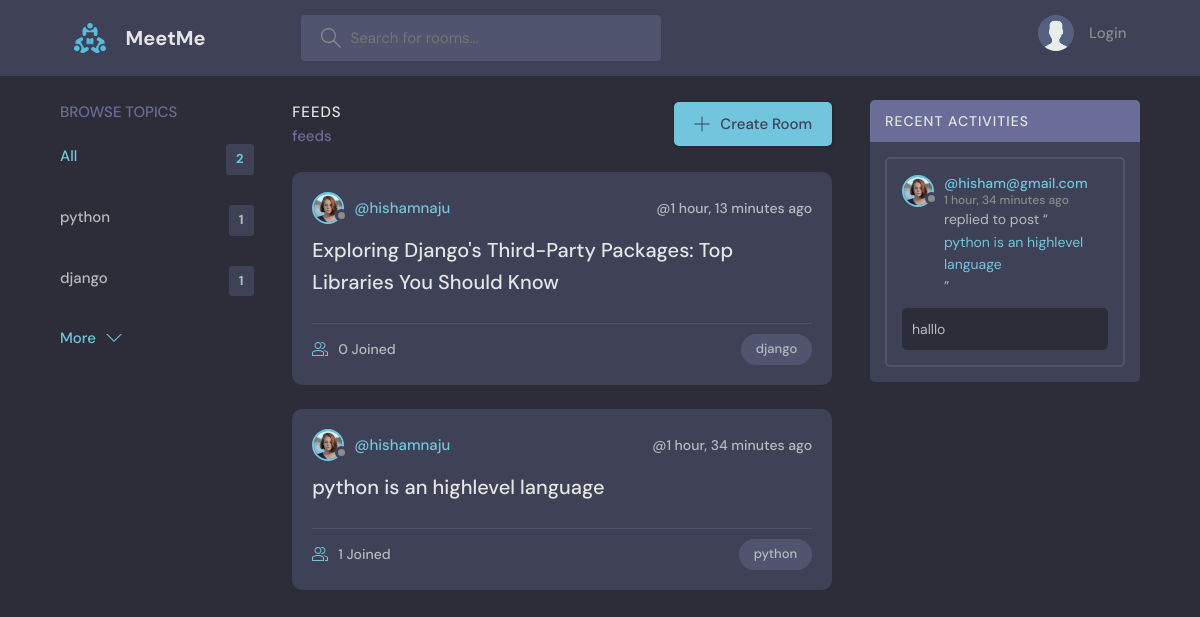
The page / on the database its author committed.
### base/models.py (models this page shows, shortened)
class Topic(models.Model):
    name = models.CharField(max_length=100)

class Room(models.Model):
    host = models.ForeignKey(User, on_delete=models.SET_NULL,null=True)
    topic = models.ForeignKey(Topic, on_delete=models.SET_NULL,null=True)
    name = models.CharField(max_length=200)
    participants = models.ManyToManyField(User,related_name='participants',blank=True)
    description = models.TextField(null=True, blank=True)
    updated = models.DateTimeField(auto_now=True)
    created = models.DateTimeField(auto_now_add=True)
    class Meta:
        ordering = ['-updated','-created']
    def __str__(self):
        return self.name

class User(AbstractUser):
    name = models.CharField(max_length=100,null=True)
    email = models.EmailField(unique=True,null=True)
    bio = models.TextField(null=True)
    avatar = models.ImageField(null=True,default="avatar.svg")
    USERNAME_FIELD ='email'
    REQUIRED_FIELDS = []

class Message(models.Model):
    user = models.ForeignKey(User, on_delete=models.CASCADE)
    room = models.ForeignKey(Room, on_delete=models.CASCADE)
    body = models.TextField()
    updated = models.DateTimeField(auto_now=True)
    created = models.DateTimeField(auto_now_add=True)
    class Meta:
        ordering = ['-updated','-created']
    def __str__(self):
        return self.body[0:50]

### base/views.py (the view)
# urls.py: path('',views.home,name="home"),
def home(request):
    q = request.GET.get('q') if request.GET.get('q') !=None else ''
    rooms = Rooms.objects.filter(Q(topic__name__icontains=q)| Q(name__icontains=q) | Q(description__icontains=q))
    topics = Topic.objects.all()[0:5]
    room_count = rooms.count()
    room_messages = Message.objects.filter(Q(room__topic__name__icontains=q))
    print(room_messages)
    context = {'rooms':rooms,'topics':topics ,'room_count':room_count,'room_messages':room_messages}
    return render(request,'base/home.html',context)

### base/templates/base/home.html (shortened to what this page needs)
{% extends 'main.html' %}
{% block content%}
    <main class="layout layout--3">
      <div class="container">
        {% include 'base/topiccomponent.html' %}
        <div class="roomList">
          <div class="roomList__header">
            <div>
              <h2>Feeds</h2>
              <p>{{rooms_count}} feeds</p>
            </div>
            <a class="btn btn--main" href="{% url 'createform' %}">
              <svg version="1.1" xmlns="http://www.w3.org/2000/svg" width="32" height="32" viewBox="0 0 32 32">
                <title>add</title>
                <path
                  d="M16.943 0.943h-1.885v14.115h-14.115v1.885h14.115v14.115h1.885v-14.115h14.115v-1.885h-14.115v-14.115z"
                ></path>
              </svg>
              Create Room
            </a>
          </div>
          {% include 'base/feedcomponent.html' %}
        </div>
        {% include 'base/activitycomponent.html' %}
      </div>
    </main>
{% endblock %}

### base/templates/base/topiccomponent.html
<div class="topics">
    <div class="topics__header">
      <h2>Browse Topics</h2>
    </div>
    <ul class="topics__list">
      <li>
        <a href="{% url 'home' %}" class="active">All <span>{{topics.count}}</span></a>
      </li>
      {% for topic in topics %}
      <li>
        <a href="{% url 'home' %}?q={{topic.name}}">{{topic.name}}<span>{{topic.room_set.all.count}}</span></a>
      </li>
      {% endfor%}
    </ul>
    <a class="btn btn--link" href="{% url 'topics' %}">
      More
      <svg version="1.1" xmlns="http://www.w3.org/2000/svg" width="32" height="32" viewBox="0 0 32 32">
        <title>chevron-down</title>
        <path d="M16 21l-13-13h-3l16 16 16-16h-3l-13 13z"></path>
      </svg>
    </a>
  </div>

### base/templates/base/feedcomponent.html (shortened to what this page needs)
{% for room in rooms %}
<div class="roomListRoom">
    <div class="roomListRoom__header">
      <a href="{% url 'profile' room.host.id %}" class="roomListRoom__author">
        <div class="avatar avatar--small">
          <img src="{{room.host.avatar.url}}" />
        </div>
        <span>@{{room.host.username}}</span>
      </a>
      <div class="roomListRoom__actions">
        <span>@{{room.created|timesince}} ago</span>
      </div>
    </div>
    <div class="roomListRoom__content">
      <a href="{% url 'room' room.id %}">{{room.name}}</a>
    </div>
    <div class="roomListRoom__meta">
      <a href="{% url 'room' room.id %}" class="roomListRoom__joined">
        {{room.participants.all.count}} Joined
      </a>
      <p class="roomListRoom__topic">{{room.topic.name}}</p>
    </div>
  </div>
  {% endfor %}

### base/templates/base/activitycomponent.html (shortened to what this page needs)
<div class="activities">
    <div class="activities__header">
      <h2>Recent Activities</h2>
    </div>
    {% for message in room_messages %}
    <div class="activities__box">
      <div class="activities__boxHeader roomListRoom__header">
        <a href="{% url 'profile' message.user.id %}" class="roomListRoom__author">
          <div class="avatar avatar--small">
            <img src="{{message.user.avatar.url}}" />
          </div>
          <p>
            @{{message.user}}
            <span>{{message.created | timesince}} ago</span>
          </p>
        </a>
      </div>
      <div class="activities__boxContent">
        <p>replied to post “<a href="{% url 'room' message.room.id %}">{{message.room}}</a>”</p>
        <div class="activities__boxRoomContent">
            {{message}}
        </div>
      </div>
    </div>
    {% endfor %}
  </div>

### rows shown on the page
Topic: name "python", room_set.all.count "1"
Topic: name "django", room_set.all.count "1"
Room: host.avatar (picture), host.username "hishamnaju", created "1 hour, 13 minutes", name "Exploring Django's Third-Party Packages: Top Libraries You Should Know", participants.all.count "0", topic.name "django"
Room: host.avatar (picture), host.username "hishamnaju", created "1 hour, 34 minutes", name "python is an highlevel language", participants.all.count "1", topic.name "python"
Message: user.avatar (picture), user "hisham@gmail.com", created "1 hour, 34 minutes", room "python is an highlevel language", body "halllo"

### other values the page prints
{{ topics.count }} "2"
